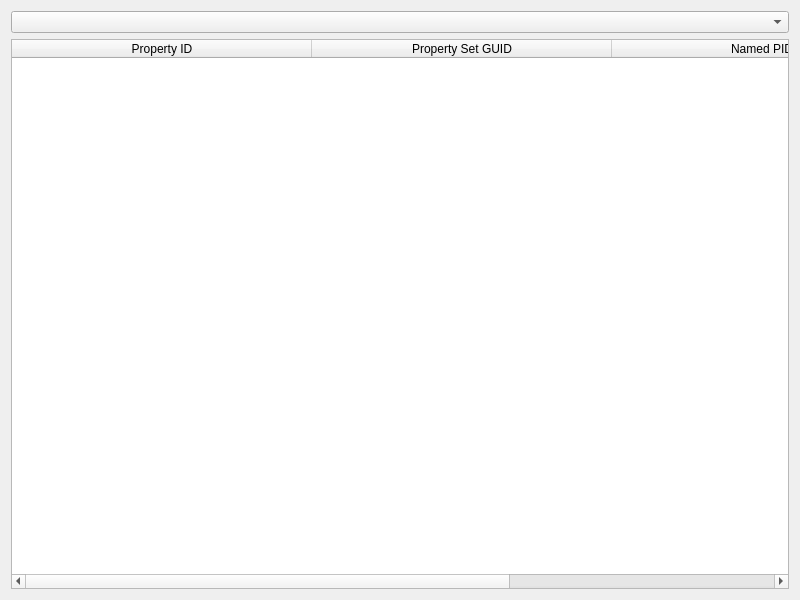
<?xml version="1.0" encoding="UTF-8"?>
<ui version="4.0">
 <class>NamedPropertiesViewer</class>
 <widget class="QWidget" name="NamedPropertiesViewer">
  <property name="geometry">
   <rect>
    <x>0</x>
    <y>0</y>
    <width>800</width>
    <height>600</height>
   </rect>
  </property>
  <property name="windowTitle">
   <string>NamedPropertiesViewer</string>
  </property>
  <layout class="QGridLayout" name="gridLayout">
   <item row="1" column="0">
    <widget class="QTableWidget" name="tableNamedProperties">
     <property name="editTriggers">
      <set>QAbstractItemView::NoEditTriggers</set>
     </property>
     <property name="verticalScrollMode">
      <enum>QAbstractItemView::ScrollPerPixel</enum>
     </property>
     <property name="horizontalScrollMode">
      <enum>QAbstractItemView::ScrollPerPixel</enum>
     </property>
     <property name="sortingEnabled">
      <bool>true</bool>
     </property>
     <attribute name="horizontalHeaderDefaultSectionSize">
      <number>300</number>
     </attribute>
     <column>
      <property name="text">
       <string>Property ID</string>
      </property>
     </column>
     <column>
      <property name="text">
       <string>Property Set GUID</string>
      </property>
     </column>
     <column>
      <property name="text">
       <string>Named PID</string>
      </property>
     </column>
     <column>
      <property name="text">
       <string>Data</string>
      </property>
     </column>
    </widget>
   </item>
   <item row="0" column="0">
    <widget class="QComboBox" name="comboBoxInstance"/>
   </item>
  </layout>
 </widget>
 <resources/>
 <connections/>
</ui>
